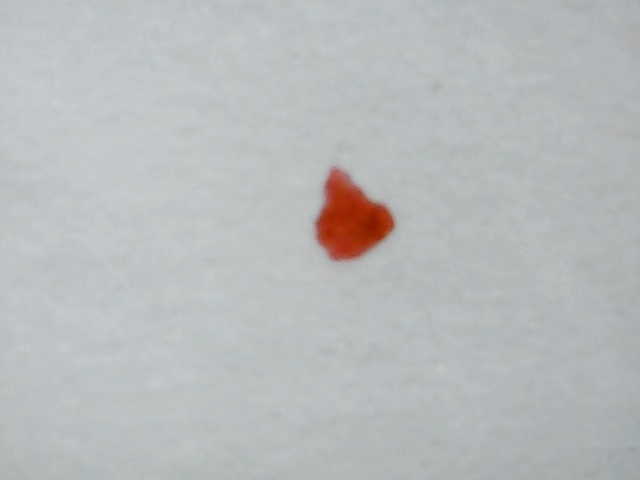
#> input picture MicroCleaningVision/test_cam1.jpg, 640 x 480 px
$ python -i local_contrast_baseline.py   (imports and definitions only)
#> lines starting #> are read from the running program, lines starting #| are printed output that depends on the picture; after the words box and inside, x2 and y2 are one past the last pixel; in counts of white or black regions, pixels touching at a corner belong together
### MicroCleaningVision/microcleaning/vision/contamination.py
"""污染测量结果（成员 B 的视觉识别与测量模块）。

这个对象只描述图像里测到了什么。没有相机标定时，B 能诚实给出的单位只有像素，
因此定位误差使用 ``uncertainty_px``，不能提前写成毫米误差。毫米坐标由独立标定
把像素转换到工作台后，才进入共享 ``StateEstimate``。

这是视觉内部的测量合同，不是 firmware 的 MCV1 串口帧。测量对象不携带
COM 口、泵时长或引脚；只有 C 的控制器才能将经批准的动作翻译为固件命令。
"""

from __future__ import annotations

from dataclasses import dataclass
import math


@dataclass(frozen=True)
class ContaminationMeasurement:
    """一次污染分割的最小结果。

    area_px 是污染像素数量，centroid_px 为图像中的 (x, y)，无中心时为 None。
    uncertainty_px 是像素位置不确定度，confidence 是 [0, 1] 内的算法分数，
    不是经校准的成功概率。mask_ref 和 algorithm_version 用于追溯。
    component_count 保留默认 0，兼容未提供区域数量的已有调用。

    validate() 显式校验而不修改或补齐数据；图像尺寸和 Mask 内容不在此对象中，
    因此这里不验证坐标上界、面积与 Mask 一致性或中心是否落在污染区域内。
    """

    area_px: float
    centroid_px: tuple[float, float] | None
    uncertainty_px: float
    confidence: float
    mask_ref: str | None = None
    component_count: int = 0
    algorithm_version: str = "unavailable"

    def validate(self) -> None:
        """拒绝非法类型、布尔值、非有限数值和越界分数，统一抛出 ValueError。"""
        if not _is_finite_number(self.area_px) or self.area_px < 0:
            raise ValueError("area_px 必须是非负有限数值")
        if not _is_finite_number(self.uncertainty_px) or self.uncertainty_px < 0:
            raise ValueError("uncertainty_px 必须是非负有限数值")
        if not _is_finite_number(self.confidence) or not 0.0 <= self.confidence <= 1.0:
            raise ValueError("confidence 必须是 0～1 之间的有限数值")
        if self.centroid_px is not None:
            if not isinstance(self.centroid_px, (tuple, list)) or len(self.centroid_px) != 2:
                raise ValueError("centroid_px 必须是 (x, y) 或 None")
            if not all(_is_finite_number(value) and value >= 0 for value in self.centroid_px):
                raise ValueError("centroid_px 必须包含非负有限数值")
        if isinstance(self.component_count, bool) or not isinstance(self.component_count, int) or self.component_count < 0:
            raise ValueError("component_count 必须是非负整数")


def _is_finite_number(value: object) -> bool:
    """保持原有 Python int/float 数值接口，不将字符串或布尔值隐式转成数字。"""
    if isinstance(value, bool) or not isinstance(value, (int, float)):
        return False
    try:
        return math.isfinite(value)
    except OverflowError:
        return False

### MicroCleaningVision/microcleaning/vision/local_contrast_baseline.py
"""邻域差异污染分割（成员 B）。

污渍不预先规定成某一种颜色。先估计每个像素周围的背景，再看亮度/颜色差得
够不够大；够大的连通块再丢掉又细又长的线（电路铜线一类）。

这仍是 OpenCV，不是深度学习。演示可以选用本算法；看见污渍不会发泵。
"""

from __future__ import annotations

import json
from dataclasses import asdict, dataclass, fields
from pathlib import Path
from typing import Any

from microcleaning.vision.contamination import ContaminationMeasurement
from microcleaning.vision.hsv_baseline import SegmentationResult


LOCAL_CONTRAST_VERSION = "local-contrast-v0.1"
ACTIVE_LOCAL_CONTRAST_POLICY_PATH = Path("data") / "models" / "local_contrast_policy.json"
_INT_POLICY_FIELDS = frozenset(
    {"blur_kernel_px", "min_component_area_px", "morphology_kernel_px"}
)


@dataclass(frozen=True)
class LocalContrastPolicy:
    blur_kernel_px: int = 0
    lightness_weight: float = 0.55
    color_weight: float = 1.0
    min_residual: float = 8.0
    min_component_area_px: int = 20
    max_aspect_ratio: float = 6.0
    max_area_ratio: float = 0.20
    morphology_kernel_px: int = 3

    # [209 lines left out: functions validate, local_contrast_policy_from_mapping, load_local_contrast_policy, save_local_contrast_policy, resolve_local_contrast_policy, segment_contamination and 3 more, not called in this run]

>>> import cv2
>>> picture = cv2.imread('../../test_cam1.jpg')
#> picture is the input picture: shape (480, 640, 3); mean B, G, R 188.2, 187.4, 184.4
>>> result = segment_contamination(picture)
#> in segment_contamination, `lab = cv2.cvtColor(image, cv2.COLOR_BGR2LAB).astype(np.float32)`:
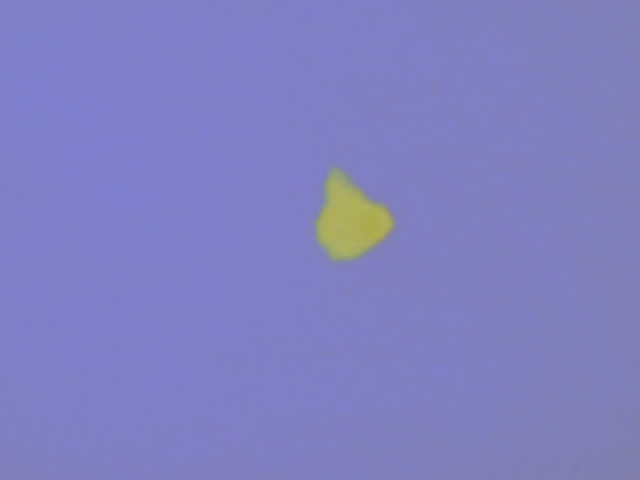
#> lab: shape (480, 640, 3) float32; mean B, G, R 193.6, 127.7, 127.8
#> in segment_contamination, `delta = lab - background`:
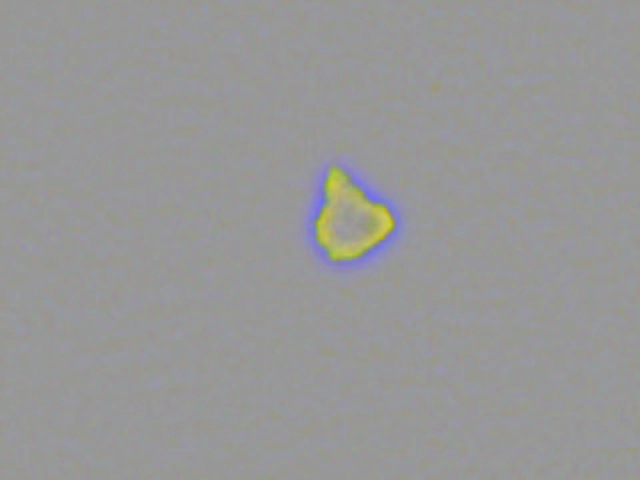
#> delta: shape (480, 640, 3) float32; mean B, G, R 0, 0, 0; drawn with min black and max white
#> in segment_contamination, `residual = np.sqrt( (policy.lightness_weight * delta[:, :, 0]) ** 2 + ..`:
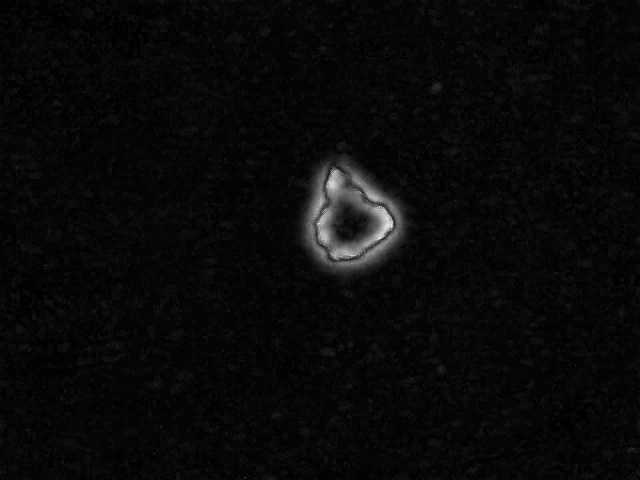
#> residual: shape (480, 640) float32; min 0.0188, max 35.48, mean 1.3; drawn with min black and max white
#> in segment_contamination, `peak = float(residual.max())`: peak = 35.48
#> in segment_contamination, `_, raw_mask = cv2.threshold(residual_u8, 0, 255, cv2.THRESH_BINARY + c..`:
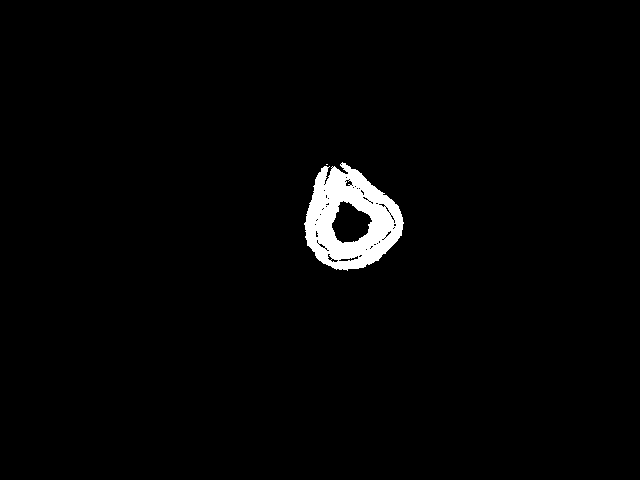
#> raw_mask: shape (480, 640); 2% white; 2 white regions (1 under 20 px), largest, box (x1, y1, x2, y2) and area: (304, 162, 404, 271) 6176
#> in segment_contamination, `cleaned = cv2.morphologyEx(raw_mask, cv2.MORPH_OPEN, morph)`: cleaned: shape (480, 640); 2% white; 1 white region, box (x1, y1, x2, y2) and area: (305, 163, 403, 270) 6109
#> in segment_contamination, `cleaned = cv2.morphologyEx(cleaned, cv2.MORPH_CLOSE, morph)`:
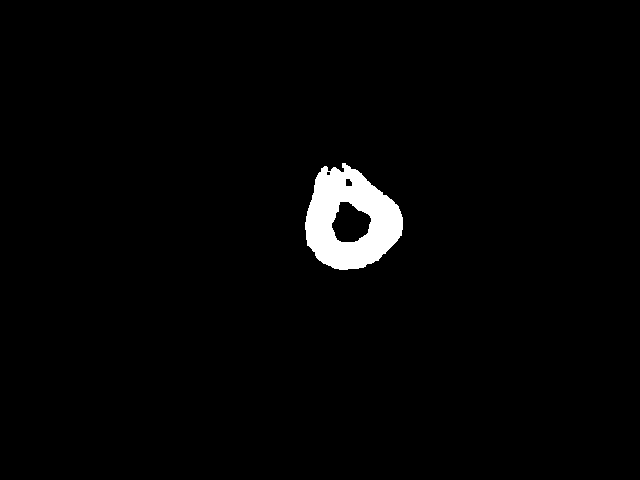
#> cleaned: shape (480, 640); 2.1% white; 1 white region, box (x1, y1, x2, y2) and area: (305, 163, 403, 270) 6366
#> in _keep_components, `count, labels, stats, _ = cv2.connectedComponentsWithStats(cleaned, co..`: count = 2; stats = [[0, 0, 640, 480, 300834], [305, 163, 98, 107, 6366]]
#> the loop in _keep_components, `for label in range(1, count):` made 1 pass
#> after the loop in _keep_components, `for label in range(1, count):`: kept = 1
#> in segment_contamination, `area_px = float(cv2.countNonZero(mask))`: area_px = 6366
#> in segment_contamination, `moments = cv2.moments(mask, binaryImage=True)`: moments = moments, m00 6366, centre m10/m00, m01/m00 = (350.1, 219.4)
#> in segment_contamination, `centroid = (float(moments["m10"] / moments["m00"]), float(moments["m01..`: centroid = (350.1, 219.4)
#> in segment_contamination, `score = residual_u8[mask > 0]`: score = 6366 values, max 255 at index 2611, min 27 at index 126, mean 107.9
#> in segment_contamination, `confidence = float(np.clip(float(score.mean()) / 255.0, 0.0, 1.0))`: confidence = 0.423
